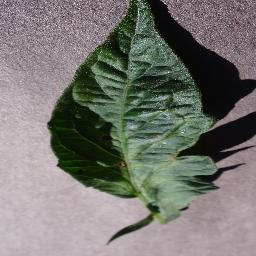
#> input picture app/test/fixtures/leaf0.jpg, 256 x 256 px
$ python -i eval_tflite.py   (imports and definitions only)
#> lines starting #> are read from the running program, lines starting #| are printed output that depends on the picture
"""Evaluate FP32 and INT8 TFLite models on the PlantVillage test split (lab)
and the PlantDoc test set (field). Writes ml/out/metrics.json."""
import json, os, sys, time
import numpy as np, tensorflow as tf
from PIL import Image
from sklearn.metrics import accuracy_score, precision_recall_fscore_support
sys.path.insert(0, os.path.dirname(__file__)); from plantdoc_map import PD2PV

OUT = sys.argv[1] if len(sys.argv) > 1 else "ml/out"
PD_TEST = sys.argv[2] if len(sys.argv) > 2 else "/home/user/data/pd/test"
# [2 lines not run here, left out]
pd = []
# [4 lines not run here, left out]

def load(p):
#> called with p = '../app/test/fixtures/leaf0.jpg'
    im = Image.open(p).convert("RGB")
#> im is the input picture: PIL image 256x256 RGB; mean R, G, B 118.3, 117.5, 112.7
    w, h = im.size; s = min(w, h)   # centre square crop, same as the app
#> after `w, h = im.size`: w = 256; h = 256
#> after `s = min(w, h)`: s = 256
    im = im.crop(((w - s) // 2, (h - s) // 2, (w - s) // 2 + s, (h - s) // 2 + s)).resize((224, 224), Image.BILINEAR)
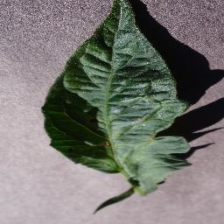
#> im: PIL image 224x224 RGB; mean R, G, B 118.4, 117.5, 112.8
    return np.asarray(im)

def run(model, items):
    it = tf.lite.Interpreter(model_path=model, num_threads=4); it.allocate_tensors()
    i, o = it.get_input_details()[0], it.get_output_details()[0]
    preds, ts = [], []
    for p, _ in items:
        x = load(p)[None].astype(i["dtype"])
        t = time.perf_counter(); it.set_tensor(i["index"], x); it.invoke(); ts.append(time.perf_counter() - t)
        preds.append(int(np.argmax(it.get_tensor(o["index"])[0])))
    y = [l for _, l in items]
    pr, rc, f1, _ = precision_recall_fscore_support(y, preds, average="macro", zero_division=0)
    present = sorted(set(y))
    prp, rcp, f1p, _ = precision_recall_fscore_support(y, preds, labels=present, average="macro", zero_division=0)
    per = precision_recall_fscore_support(y, preds, labels=present, zero_division=0)
    # Crop-level accuracy: right crop even if wrong disease
    crop_acc = np.mean([labels[a].split("___")[0] == labels[b].split("___")[0] for a, b in zip(y, preds)])
    return dict(n=len(items), accuracy=accuracy_score(y, preds), macro_precision=prp, macro_recall=rcp,
                macro_f1=f1p, crop_accuracy=float(crop_acc), x86_ms_median=1000 * float(np.median(ts)),
                per_class={labels[c]: dict(p=round(float(per[0][k]), 3), r=round(float(per[1][k]), 3), n=int(per[3][k]))
                           for k, c in enumerate(present)})

res = {}
MODELS = os.environ.get("MODELS", "classifier_fp32.tflite,classifier_int8.tflite").split(",")
# [5 lines not run here, left out]

>>> result = load('../app/test/fixtures/leaf0.jpg')
